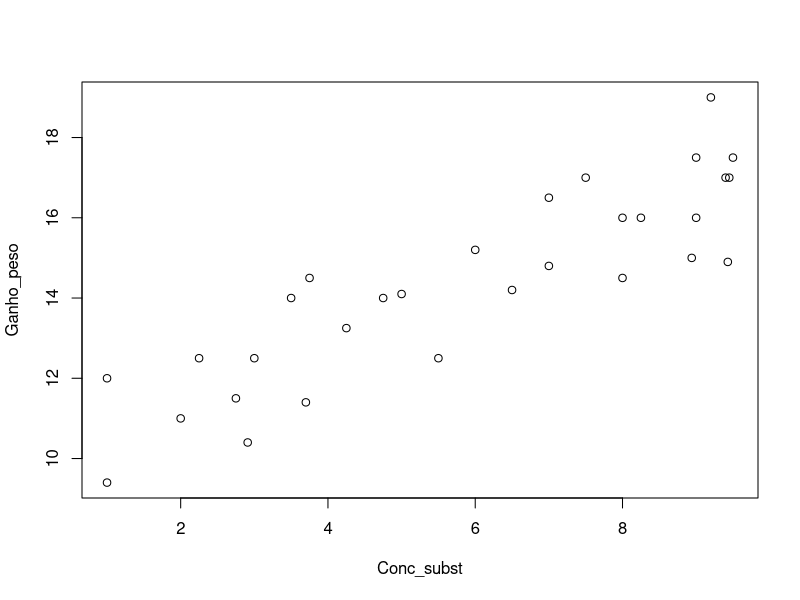
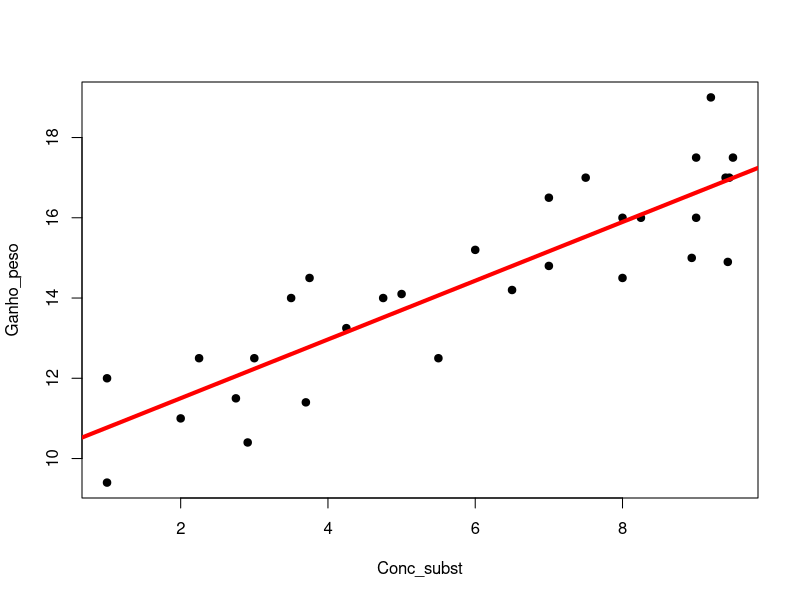
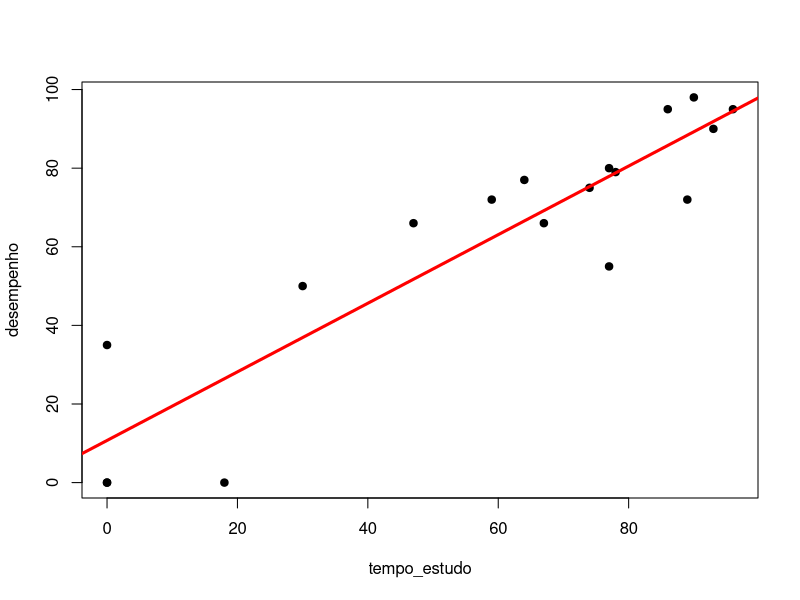

Write the R code that produced these figures, in order.
Conc_subst=c(1.00,3.70,1.00,9.00,2.00,2.25,2.91,2.75,3.00,3.50,3.75,9.45,4.25,7.00,4.75,5.00,5.50,6.00,6.50,7.00,7.50,8.00,8.25,9.40,9.43,8.94,9.20,9.50,8.00,9.00)

Ganho_peso=c(9.40,11.40,12.00,16.00,11.00,12.50,10.40,11.50,12.50,14.00,14.50,17.00,13.25,14.80,14.00,14.10,12.50,15.20,14.20,16.50,17.00,14.50,16.00,17.00,14.90,15.00,19.00,17.50,16.00,17.50)

bd = data.frame(Conc_subst, Ganho_peso); bd
str(bd)

plot(bd)

modelo1 = lm(Ganho_peso~Conc_subst); modelo1
summary(modelo1)

ei=resid(modelo1); ei


Yichapeu = fitted(modelo1);summary(Yichapeu)

plot(bd, pch = 19);abline(modelo1, col = "red", lwd = 4)


IC95 = confint(modelo1,level = 0.95);IC95


############

mediaX = mean(bd$Conc_subst)
mediaY = mean(bd$Ganho_peso)
xi2 = bd$Conc_subst^2
xiyi = bd$Conc_subst * bd$Ganho_peso
n = length(bd[,1])


beta1chapeu = (sum(xiyi) - n*mediaX*mediaY) / (sum(xi2) - n*mediaX^2); beta1chapeu
beta0chapeu = mediaY - beta1chapeu*mediaX; beta0chapeu


ei = bd$Ganho_peso - Yichapeu; ei
ei2 = ei^2
SQRes = sum(ei2); SQRes
sigma2chapeu = SQRes / (n-2); sigma2chapeu
sigmachapeu = sqrt(sigma2chapeu); sigmachapeu



####Exercício 

tempo_estudo = c(96, 77, 0, 0, 78, 64, 89, 47, 90, 93, 18, 86, 0, 30, 59, 77, 74, 67)
desempenho = c(95, 80, 0, 0, 79, 77, 72, 66, 98, 90, 0, 95, 35, 50, 72, 55, 75, 66)


#a)
modelo2 = lm(desempenho~tempo_estudo); summary(modelo2)

b1chapeu = ( sum(tempo_estudo*desempenho) - length(desempenho) * mean(tempo_estudo) * mean(desempenho) ) / ( sum(tempo_estudo^2) - length(tempo_estudo) * mean(tempo_estudo)^2 ); b1chapeu
b0chapeu = mean(desempenho) - b1chapeu * mean(tempo_estudo); b0chapeu

# A equação do modelo é dada por Yichapeu = 10.7269 + 0.8726*Xi
# b0chapeu = 10.7269 é interpretado como a estimativa de desempenho do aluno com 0 horas de estudo
# b1chapeu = 0.8726 é interpretado como a estimativa da quantidade de ganho de desempenho do aluno para cada hora estudada

#b)

plot(y = desempenho, x = tempo_estudo, pch = 19);abline(modelo2, col = "red", lwd = 3)

#O gráfico de dispersão indica uma relação linear positiva entre tempo de estudo do aluno e seu desempenho. Isto é, quanto maior
#o tempo de estudo do aluno maior tende a ser seu desempenho.

#c)

yichapeu = fitted(modelo2); yichapeu
ei = desempenho - yichapeu
sigma2chapeu = sum(ei^2)/ (length(ei) -2); sigma2chapeu

e_b1chapeu = sigma2chapeu / sum((tempo_estudo - mean(tempo_estudo))^2); sqrt(e_b1chapeu)
e_b0chapeu = sigma2chapeu * (1/length(desempenho) + mean(tempo_estudo)^2/ sum((tempo_estudo-mean(tempo_estudo))^2)); sqrt(e_b0chapeu)


#d)

sigma2chapeu = sum(ei^2)/ (length(ei) -2); sigma2chapeu
sigmachapeu = sqrt(sigma2chapeu); sigmachapeu

#e)


IC95 = confint(modelo2,level = 0.95);IC95

li_b0chapeu = b0chapeu - qt(0.025, length(desempenho) -2, lower.tail = F) * sqrt(e_b0chapeu); li_b0chapeu
ls_b0chapeu = b0chapeu + qt(0.025, length(desempenho) -2, lower.tail = F) * sqrt(e_b0chapeu); ls_b0chapeu

# O intervalo de confiança para a estimativa do intercepto do modelo a um nível de 
# confiança de 95% é: [-3.3012 ; 24.7550]

li_b1chapeu = b1chapeu - qt(0.025, length(desempenho) -2, lower.tail = F) * sqrt(e_b1chapeu); li_b1chapeu
ls_b1chapeu = b1chapeu + qt(0.025, length(desempenho) -2, lower.tail = F) * sqrt(e_b1chapeu); ls_b1chapeu

# O intervalo de confiança para a estimativa do b1 do modelo a um nível de 
# confiança de 95% é: [0.6625 ; 1.0828]

#f)

#Iremos realizar um teste de hipótese para verificar se existe relação estatisticamente significante 
#entres o desempenho dos alunos em relação ao tempo de estudo.

#H0 : B1 =0
#H1 : B1 =/= 0

estatistica = b1chapeu*(1/sqrt(e_b1chapeu)); estatistica

quantil_inferior = -qt(0.05/2, length(desempenho) - 2, lower.tail = F); quantil_inferior
quantil_superior = qt(0.05/2, length(desempenho) - 2, lower.tail = F); quantil_superior

#Obtivemos a estatística dentro da região crítica, ou seja, rejeitamos H0, isso é, 
#Há evidências ao nível de significancia de 5% que existe relação linear significantiva entre
#O desempenho e o tempo de estudo do aluno.

#Ou 

summary(modelo2)

#Obtivemos um pvalor < 0.05, ou seja, rejeitamos H0.

#g)


#Iremos analizar estatísticamente se b0 tem significância no modelo

#H0 : B0 = 0
#H1 : B0 =/= 0 

estatistica = b0chapeu*(1/sqrt(e_b0chapeu)); estatistica  

quantil_inferior = -qt(0.05/2, length(desempenho) - 2, lower.tail = F); quantil_inferior
quantil_superior = qt(0.05/2, length(desempenho) - 2, lower.tail = F); quantil_superior

# Obtivemos a estatistica fora da região crítica, ou seja, não rejeitamos h0,
# Isso é, há um nível de significancia de 5% acredita-se que o intercpeto do modelo é 0, ou seja
# há evididências estatísticas para acreditar que o desempenho do aluno é 0 
# quando não há horas de estudo

summary(modelo2)

#Obtivemos um pvalor > 0.05, ou seja, rejeitamos H0.
